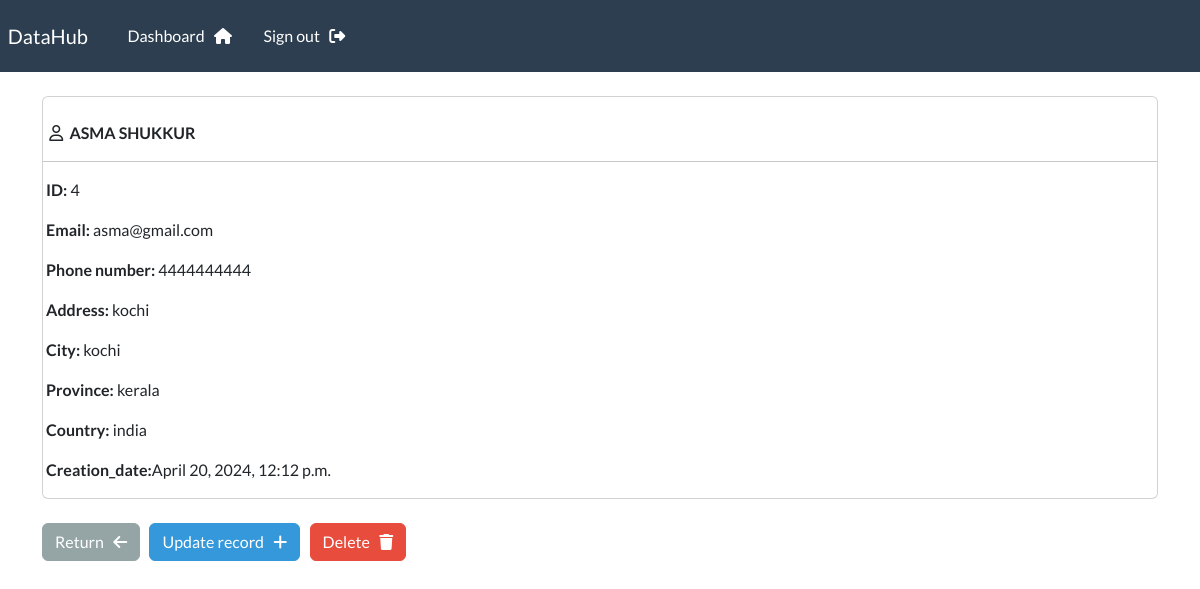
The app's page /record/4 (signed in) with its own data.
### webapp/models.py (models this page shows, shortened)
class Record(models.Model):
    creation_date = models.DateTimeField(auto_now_add=True)
    first_name = models.CharField(max_length=100)
    last_name = models.CharField(max_length=100)
    email = models.CharField(max_length=255)
    phone = models.CharField(max_length=20)
    address = models.CharField(max_length=300)
    city = models.CharField(max_length=255)
    province = models.CharField(max_length=200)
    country = models.CharField(max_length=125)

### webapp/views.py (the view)
# urls.py: path('record/<int:pk>',views.singular_record,name="record"),
@login_required(login_url='my-login')
def singular_record(request, pk):
    all_records = Record.objects.get(id=pk)  # Retrieve the record by its primary key
    context = {'record': all_records}  # Pass the record to the template context
    return render(request, 'webapp/view-record.html', context=context)  # Render the record view template

### webapp/templates/webapp/view-record.html (shortened to what this page needs)
{% extends 'webapp/base.html' %}
{% block content %}
    <div class="card">
        <div class="card-buddy">
            <br>
            <i class="fa-regular fa-user"></i>
                    <strong>
            &nbsp;{{record.first_name|upper}}
            {{record.last_name|upper}}
        </strong>
        <hr>
                <p><strong> &nbsp;ID:</strong> {{record.id}}</p>
                <p><strong> &nbsp;Email:</strong> {{record.email}}</p>
                <p><strong> &nbsp;Phone number:</strong> {{record.phone}}</p>
                <p><strong> &nbsp;Address:</strong> {{record.address}}</p>
                <p><strong> &nbsp;City:</strong> {{record.city}}</p>
                <p><strong> &nbsp;Province:</strong> {{record.province}}</p>
                <p><strong> &nbsp;Country:</strong> {{record.country}}</p>
                <p><strong> &nbsp;Creation_date:</strong>{{record.creation_date}}</p>
        </div>
    </div>
    <br>
    <a href="{% url 'dashboard' %}" class="btn btn-secondary">Return
         &nbsp; <i class="fa-solid fa-arrow-left"></i> </a>
    <a href="{% url 'update-record'  record.id %}" class="btn btn-info">Update record
         &nbsp; <i class="fa-solid fa-plus"></i></a>
    <a href="{% url 'delete-record' pk=record.id %}" class="btn btn-danger">Delete
        &nbsp; <i class="fa-solid fa-trash"></i></a>
{% endblock %}

### records on screen
Record: first_name "ASMA", last_name "SHUKKUR", id "4", email "asma@gmail.com", phone "4444444444", address "kochi", city "kochi", province "kerala", country "india", creation_date "April 20, 2024, 12:12 p.m."
